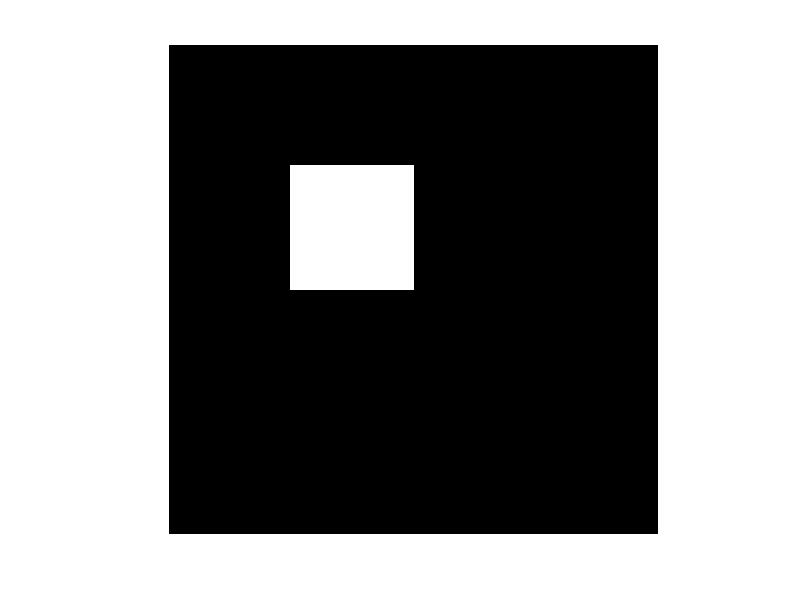
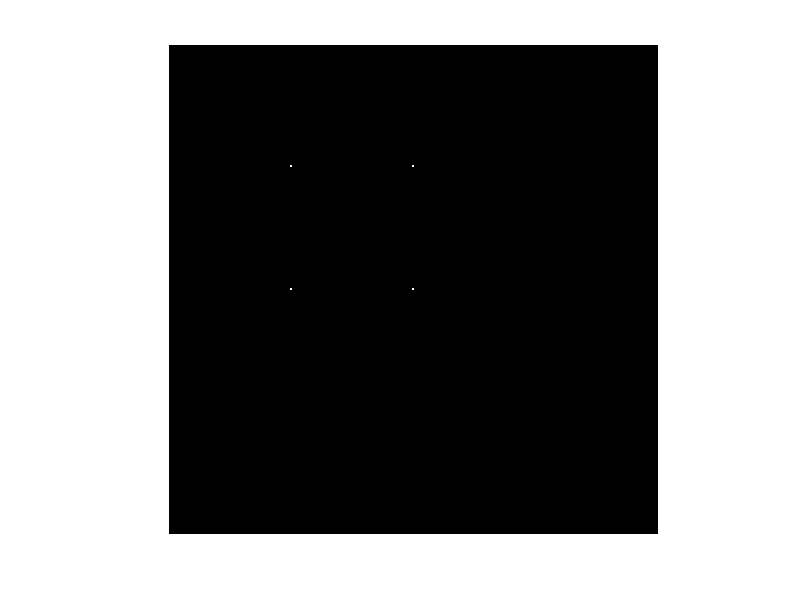

Here is the MATLAB script that generated these plots, in order:
% disp(func(2, 3));
% Create Image of 65x65 square
img = zeros(256,256);
for i=64:128
    for j=64:128
        img(i, j) = 255;
    end
end
figure();
imshow(img);
[m, n] = size(img);
B1 = [2 255 2; 0 255 255; 0 0 2];
B2 = [2 255 2; 255 255 0; 2 0 0];
B3 = [2 0 0; 255 255 0; 2 255 2];
B4 = [0 0 2; 0 255 255; 2 255 2];
B = [B1 B2 B3 B4];
img = [zeros(m, 1), img, zeros(m, 1)];
img = [zeros(1, n+2); img; zeros(1, n+2)];
result = zeros(m, n);
for i=2:1:m+1
    for j=2:1:n+1
        subimg = img(i-1:i+1, j-1:j+1);
        for k=1:3:10
            mask = B(:,k:k+2);
            flag = 0;
            for x=1:1:3
                for y=1:1:3
                    if mask(x, y) == 2
                        continue;
                    end
                    if mask(x, y) ~= subimg(x, y)
                        flag = 1;
                        break;
                    end
                end
                if flag == 1
                    break;
                end
            end
            if flag == 0
                result(i-1,j-1) = 255;
                break;
            end
        end
    end
end
figure();
imshow(result);